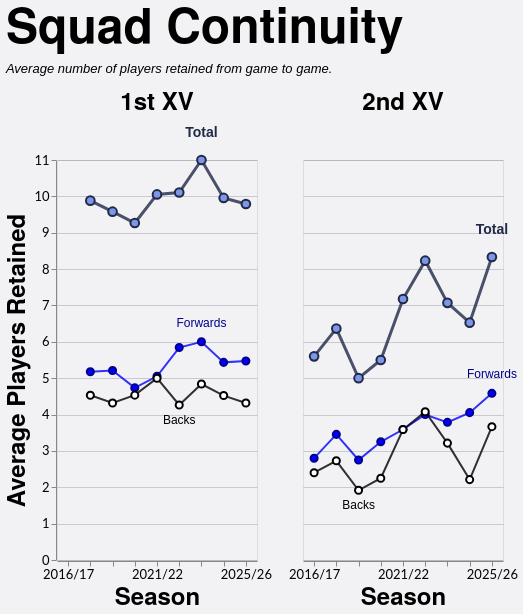

Source (Vega-Lite JSON):
### Vega-Lite specification from a JSON file in a GitHub repository (floating-point values rounded to 4 significant figures)
{"config": {"axis": {"labelFont": "Lato, sans-serif", "titleFont": "PT Sans Narrow, Helvetica Neue, Helvetica, Arial, sans-serif", "labelFontSize": 13, "titleFontSize": 24, "gridColor": "#202947", "gridOpacity": 0.2}, "header": {"labelFont": "PT Sans Narrow, Helvetica Neue, Helvetica, Arial, sans-serif", "titleFont": "PT Sans Narrow, Helvetica Neue, Helvetica, Arial, sans-serif", "labelFontSize": 24, "titleFontSize": 28, "labelFontWeight": "bold", "orient": "left"}, "legend": {"labelFont": "Lato, sans-serif", "titleFont": "PT Sans Narrow, Helvetica Neue, Helvetica, Arial, sans-serif", "labelFontSize": 14, "titleFontSize": 16, "titlePadding": 5, "fillColor": "white", "strokeColor": "black", "padding": 10, "titleFontWeight": "lighter", "titleFontStyle": "italic", "titleColor": "gray", "offset": 10}, "title": {"font": "PT Sans Narrow, Helvetica Neue, Helvetica, Arial, sans-serif", "fontSize": 48, "fontWeight": "bold", "anchor": "start", "align": "center", "titlePadding": 20, "subtitlePadding": 10, "subtitleFontSize": 13, "subtitleColor": "", "subtitleFontStyle": "italic", "offset": 15, "color": "black"}, "axisX": {"labelAngle": 0}, "facet": {"title": null, "header": null, "align": {"row": "each", "column": "each"}}, "resolve": {"scale": {"y": "independent", "facet": "independent"}}, "background": "#f2f1f4"}, "data": {"name": "data-bb354422a5a4f01238eac711852957cf"}, "facet": {"column": {"field": "squad", "header": {"labelExpr": "datum.value + ' XV'", "labelFontSize": 24}, "sort": ["1st", "2nd"], "title": null, "type": "nominal"}}, "spec": {"layer": [{"mark": {"type": "line", "color": "#202946", "opacity": 0.8, "point": {"filled": true, "color": "#7d96e8", "stroke": "#202946", "size": 75, "strokeWidth": 2}, "strokeWidth": 3}, "encoding": {"detail": [{"field": "unit", "type": "nominal"}], "tooltip": [{"field": "season", "title": "Season", "type": "ordinal"}, {"field": "squad", "title": "Squad", "type": "nominal"}, {"field": "unit", "title": "Unit", "type": "nominal"}, {"field": "retained", "format": ".1f", "title": "Avg Retained", "type": "quantitative"}], "x": {"axis": {"labelAngle": 0, "labelOverlap": "parity"}, "field": "season", "sort": "ascending", "title": "Season", "type": "ordinal"}, "y": {"axis": {"tickMinStep": 1}, "field": "retained", "scale": {"zero": true}, "title": "Average Players Retained", "type": "quantitative"}}, "transform": [{"filter": "(datum.unit === 'Total')"}]}, {"mark": {"type": "line", "color": "blue", "opacity": 0.8, "point": {"filled": true, "color": "blue", "stroke": "darkblue", "size": 50, "strokeWidth": 2}, "strokeWidth": 2}, "encoding": {"detail": [{"field": "unit", "type": "nominal"}], "tooltip": [{"field": "season", "title": "Season", "type": "ordinal"}, {"field": "squad", "title": "Squad", "type": "nominal"}, {"field": "unit", "title": "Unit", "type": "nominal"}, {"field": "retained", "format": ".1f", "title": "Avg Retained", "type": "quantitative"}], "x": {"axis": {"labelAngle": 0, "labelOverlap": "parity"}, "field": "season", "sort": "ascending", "title": "Season", "type": "ordinal"}, "y": {"axis": {"tickMinStep": 1}, "field": "retained", "scale": {"zero": true}, "title": "Average Players Retained", "type": "quantitative"}}, "transform": [{"filter": "(datum.unit === 'Forwards')"}]}, {"mark": {"type": "line", "color": "black", "opacity": 0.8, "point": {"filled": true, "color": "white", "stroke": "black", "size": 50, "strokeWidth": 2}, "strokeWidth": 2}, "encoding": {"detail": [{"field": "unit", "type": "nominal"}], "tooltip": [{"field": "season", "title": "Season", "type": "ordinal"}, {"field": "squad", "title": "Squad", "type": "nominal"}, {"field": "unit", "title": "Unit", "type": "nominal"}, {"field": "retained", "format": ".1f", "title": "Avg Retained", "type": "quantitative"}], "x": {"axis": {"labelAngle": 0, "labelOverlap": "parity"}, "field": "season", "sort": "ascending", "title": "Season", "type": "ordinal"}, "y": {"axis": {"tickMinStep": 1}, "field": "retained", "scale": {"zero": true}, "title": "Average Players Retained", "type": "quantitative"}}, "transform": [{"filter": "(datum.unit === 'Backs')"}]}, {"mark": {"type": "text", "align": "center", "baseline": "bottom", "color": "#202946", "dx": 0, "dy": -20, "fontSize": 14, "fontWeight": "bold"}, "encoding": {"detail": [{"field": "unit", "type": "nominal"}], "text": {"value": "Total"}, "tooltip": [{"field": "season", "title": "Season", "type": "ordinal"}, {"field": "squad", "title": "Squad", "type": "nominal"}, {"field": "unit", "title": "Unit", "type": "nominal"}, {"field": "retained", "format": ".1f", "title": "Avg Retained", "type": "quantitative"}], "x": {"field": "season", "type": "ordinal"}, "y": {"field": "retained", "type": "quantitative"}}, "transform": [{"filter": "(datum.unit === 'Total')"}, {"calculate": "toNumber(split(datum.season, '/')[0])", "as": "season_order"}, {"joinaggregate": [{"op": "max", "field": "retained", "as": "max_value"}, {"op": "min", "field": "retained", "as": "min_value"}], "groupby": ["squad"]}, {"filter": "datum.retained > 0"}, {"filter": "datum.retained == datum.max_value"}, {"window": [{"op": "row_number", "field": "", "as": "rank"}], "groupby": ["squad"], "sort": [{"field": "season_order", "order": "descending"}]}, {"filter": "datum.rank == 1"}]}, {"mark": {"type": "text", "align": "center", "baseline": "bottom", "color": "darkblue", "dx": 0, "dy": -12, "fontSize": 12, "fontWeight": "normal"}, "encoding": {"detail": [{"field": "unit", "type": "nominal"}], "text": {"value": "Forwards"}, "tooltip": [{"field": "season", "title": "Season", "type": "ordinal"}, {"field": "squad", "title": "Squad", "type": "nominal"}, {"field": "unit", "title": "Unit", "type": "nominal"}, {"field": "retained", "format": ".1f", "title": "Avg Retained", "type": "quantitative"}], "x": {"field": "season", "type": "ordinal"}, "y": {"field": "retained", "type": "quantitative"}}, "transform": [{"filter": "(datum.unit === 'Forwards')"}, {"calculate": "toNumber(split(datum.season, '/')[0])", "as": "season_order"}, {"joinaggregate": [{"op": "max", "field": "retained", "as": "max_value"}, {"op": "min", "field": "retained", "as": "min_value"}], "groupby": ["squad"]}, {"filter": "datum.retained > 0"}, {"filter": "datum.retained == datum.max_value"}, {"window": [{"op": "row_number", "field": "", "as": "rank"}], "groupby": ["squad"], "sort": [{"field": "season_order", "order": "descending"}]}, {"filter": "datum.rank == 1"}]}, {"mark": {"type": "text", "align": "center", "baseline": "top", "color": "black", "dx": 0, "dy": 10, "fontSize": 12, "fontWeight": "normal"}, "encoding": {"detail": [{"field": "unit", "type": "nominal"}], "text": {"value": "Backs"}, "tooltip": [{"field": "season", "title": "Season", "type": "ordinal"}, {"field": "squad", "title": "Squad", "type": "nominal"}, {"field": "unit", "title": "Unit", "type": "nominal"}, {"field": "retained", "format": ".1f", "title": "Avg Retained", "type": "quantitative"}], "x": {"field": "season", "type": "ordinal"}, "y": {"field": "retained", "type": "quantitative"}}, "transform": [{"filter": "(datum.unit === 'Backs')"}, {"calculate": "toNumber(split(datum.season, '/')[0])", "as": "season_order"}, {"joinaggregate": [{"op": "max", "field": "retained", "as": "max_value"}, {"op": "min", "field": "retained", "as": "min_value"}], "groupby": ["squad"]}, {"filter": "datum.retained > 0"}, {"filter": "datum.retained == datum.min_value"}, {"window": [{"op": "row_number", "field": "", "as": "rank"}], "groupby": ["squad"], "sort": [{"field": "season_order", "order": "descending"}]}, {"filter": "datum.rank == 1"}]}], "height": 400, "width": 200}, "spacing": 30, "title": {"text": "Squad Continuity", "subtitle": ["Average number of players retained from game to game."]}, "$schema": "https://vega.github.io/schema/vega-lite/v5.20.1.json", "datasets": {"data-bb354422a5a4f01238eac711852957cf": [{"season": "2017/18", "squad": "1st", "unit": "Total", "retained": 9.882}, {"season": "2017/18", "squad": "1st", "unit": "Forwards", "retained": 5.176}, {"season": "2017/18", "squad": "1st", "unit": "Backs", "retained": 4.529}, {"season": "2018/19", "squad": "1st", "unit": "Total", "retained": 9.579}, {"season": "2018/19", "squad": "1st", "unit": "Forwards", "retained": 5.211}, {"season": "2018/19", "squad": "1st", "unit": "Backs", "retained": 4.316}, {"season": "2019/20", "squad": "1st", "unit": "Total", "retained": 9.267}, {"season": "2019/20", "squad": "1st", "unit": "Forwards", "retained": 4.733}, {"season": "2019/20", "squad": "1st", "unit": "Backs", "retained": 4.533}, {"season": "2021/22", "squad": "1st", "unit": "Total", "retained": 10.05}, {"season": "2021/22", "squad": "1st", "unit": "Forwards", "retained": 5.053}, {"season": "2021/22", "squad": "1st", "unit": "Backs", "retained": 5.0}, {"season": "2022/23", "squad": "1st", "unit": "Total", "retained": 10.11}, {"season": "2022/23", "squad": "1st", "unit": "Forwards", "retained": 5.842}, {"season": "2022/23", "squad": "1st", "unit": "Backs", "retained": 4.263}, {"season": "2023/24", "squad": "1st", "unit": "Total", "retained": 11.0}, {"season": "2023/24", "squad": "1st", "unit": "Forwards", "retained": 6.0}, {"season": "2023/24", "squad": "1st", "unit": "Backs", "retained": 4.84}, {"season": "2024/25", "squad": "1st", "unit": "Total", "retained": 9.957}, {"season": "2024/25", "squad": "1st", "unit": "Forwards", "retained": 5.435}, {"season": "2024/25", "squad": "1st", "unit": "Backs", "retained": 4.522}, {"season": "2025/26", "squad": "1st", "unit": "Total", "retained": 9.789}, {"season": "2025/26", "squad": "1st", "unit": "Forwards", "retained": 5.474}, {"season": "2025/26", "squad": "1st", "unit": "Backs", "retained": 4.316}, {"season": "2016/17", "squad": "2nd", "unit": "Total", "retained": 5.6}, {"season": "2016/17", "squad": "2nd", "unit": "Forwards", "retained": 2.8}, {"season": "2016/17", "squad": "2nd", "unit": "Backs", "retained": 2.4}, {"season": "2017/18", "squad": "2nd", "unit": "Total", "retained": 6.364}, {"season": "2017/18", "squad": "2nd", "unit": "Forwards", "retained": 3.455}, {"season": "2017/18", "squad": "2nd", "unit": "Backs", "retained": 2.727}, {"season": "2018/19", "squad": "2nd", "unit": "Total", "retained": 5.0}, {"season": "2018/19", "squad": "2nd", "unit": "Forwards", "retained": 2.75}, {"season": "2018/19", "squad": "2nd", "unit": "Backs", "retained": 1.917}, {"season": "2019/20", "squad": "2nd", "unit": "Total", "retained": 5.5}, {"season": "2019/20", "squad": "2nd", "unit": "Forwards", "retained": 3.25}, {"season": "2019/20", "squad": "2nd", "unit": "Backs", "retained": 2.25}, {"season": "2021/22", "squad": "2nd", "unit": "Total", "retained": 7.176}, {"season": "2021/22", "squad": "2nd", "unit": "Forwards", "retained": 3.588}, {"season": "2021/22", "squad": "2nd", "unit": "Backs", "retained": 3.588}, {"season": "2022/23", "squad": "2nd", "unit": "Total", "retained": 8.231}, {"season": "2022/23", "squad": "2nd", "unit": "Forwards", "retained": 4.0}, {"season": "2022/23", "squad": "2nd", "unit": "Backs", "retained": 4.077}, {"season": "2023/24", "squad": "2nd", "unit": "Total", "retained": 7.071}, {"season": "2023/24", "squad": "2nd", "unit": "Forwards", "retained": 3.786}, {"season": "2023/24", "squad": "2nd", "unit": "Backs", "retained": 3.214}, {"season": "2024/25", "squad": "2nd", "unit": "Total", "retained": 6.526}, {"season": "2024/25", "squad": "2nd", "unit": "Forwards", "retained": 4.053}, {"season": "2024/25", "squad": "2nd", "unit": "Backs", "retained": 2.211}, {"season": "2025/26", "squad": "2nd", "unit": "Total", "retained": 8.333}, {"season": "2025/26", "squad": "2nd", "unit": "Forwards", "retained": 4.583}, {"season": "2025/26", "squad": "2nd", "unit": "Backs", "retained": 3.667}]}}
